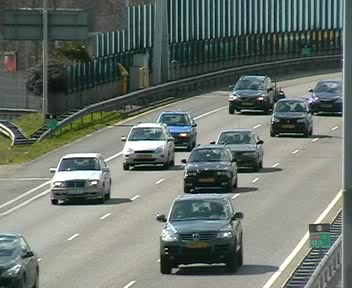
%> input picture Image1.bmp, 352 x 288 px
$ octave jpegdemo.m   (GNU Octave 9; MATLAB toolbox functions it lacks are replaced by stand-ins)
%> lines starting %> are read from the running program, lines starting %| are printed output that depends on the picture
### dpcm.m
function [r,xtilde]=dpcm(x,a)
% Usage: [r,xtilde]=dpcm(x,a)
% Differential Pulse Coded Modulation
% x: input source vector to be encoded
% a: prediction filter
% r: residue vector quantized to integer
%
%    r(t) = Q[x(t)-xhat(t)] = Q[x(t)- sum a(i)xtilde(t-i)]
%    xtilde(t) = xhat(t) + r(t)
%
% copyright (c) 1997 by Yu Hen Hu
% created: 11/24/97
%
[m,nx]=size(x);
if min(m,nx) > 1, error('x must be a vector');  end
if m==1 & nx > 1, x = x'; m=nx;  end  % ensure x is a column vector
[p,na]=size(a);
if p==1 & na > 1, a = a'; p=na;  end  % ensure a is a col. vector

% First p element of x must be sent unchanged as part of r after
% scaler quantization

r=round(x(1:p)); xtilde=r;
for t=p+1:m,
   xhat(t)=a'*xtilde(t-1:-1:t-p);
   r(t)=round(x(t)-xhat(t));
   xtilde(t)=xhat(t)+r(t);
end

### jdcenc.m
function b=jdcenc(x)
% Usage: b=jdcenc(x)
% Hoffman encoding of DC coefficients in JPEG
% copyright(c) 1997 by Yu Hen Hu
%
% category c = floor(log2(abs(x)))+1
% append code is the binary representation of abs(x) if x>0
% of the 1's complement of bianry rep of abs(x) if x < 0
% created: 11/25/97

% first figure out category number
if x ==0,
   %b=[0 1 0];
   b=[0 0];
   return % done
else
   c = floor(log2(abs(x)))+1;
end

% Hoffman table
tbl=[3 0 1 0 0 0 0 0 0 0
     3 0 1 1 0 0 0 0 0 0
     3 1 0 0 0 0 0 0 0 0
     2 0 0 0 0 0 0 0 0 0
     3 1 0 1 0 0 0 0 0 0
     5 1 1 0 0 0 0 0 0 0
     4 1 1 1 0 0 0 0 0 0
     5 1 1 1 1 0 0 0 0 0
     6 1 1 1 1 1 0 0 0 0
     7 1 1 1 1 1 1 0 0 0
     8 1 1 1 1 1 1 1 0 0
     9 1 1 1 1 1 1 1 1 0];

 % This table is in the pdf file, print out taken
 % Modified 27 sept 2003, 2325 Hrs

tab=[2 0 0 0 0 0 0 0 0 0
     3 0 1 0 0 0 0 0 0 0
     3 0 1 1 0 0 0 0 0 0
     3 1 0 0 0 0 0 0 0 0
     3 1 0 1 0 0 0 0 0 0
     3 1 1 0 0 0 0 0 0 0
     4 1 1 1 0 0 0 0 0 0
     5 1 1 1 1 0 0 0 0 0
     6 1 1 1 1 1 0 0 0 0
     7 1 1 1 1 1 1 0 0 0
     8 1 1 1 1 1 1 1 0 0
     9 1 1 1 1 1 1 1 1 0];

 tbl=tab;
 % This is changed by Ravi Lakkundi

b=tbl(c+1,2:tbl(c+1,1)+1);

tmp=int2bin(x,c);
% tmp is 1 by c+1 vector containing sign-mag
% representation of x, first bit is sign bit.

if tmp(1)==0, % if x > 0
   b=[b tmp(2:c+1)];
elseif tmp(1)==1, % if x < 0
   b=[b ones(1,c)-tmp(2:c+1)];
end

### int2bin.m
function b=int2bin(x,n)
% Usage: b=int2bin(x,n)
% integer to binary conversion, 0<=x <= 2^n,
% sign-magnitude representation with sign bit on the left
% b is a 1 by n vector of 0 and 1, with MSB at b(1)
% copyright 1996 by Yu Hen Hu
% Last modification: 2/23/96
%   Allow x to be a vector. Then b will be a dim(x) by n matrix
% modified 11/25/97
%   to allow n not specified!

x=diag(diag(x)); % convert x into a column vector
b=-(sign(x)-1)*0.5.*[x~=0];  % if x = 0, sign bit is 0 by default
x=abs(x); % work on magnitude only from now on.
if nargin==2,
  if max(x) >= 2^n,
     error(' x must be smaller than 2^n')
  end
elseif nargin==1,
  n=max(floor(log2(abs(x)))+1);
end
idx=diag(2^(diag([n-1:-1:0])));
for j=1:n
   tmp = x - sign(x)*idx(j).*[x~=0];
     % if x > 0, tmp = x - 2^(n-j), if x < 0, tmp=x+2^(n-j)
   b= [b [tmp >= 0].*[x~=0]];
   x=tmp;
end

### jacenc.m
function b=jacenc(x)
% Usage: b=jacenc(x)
% JPEG AC coefficient encoding routine
% x: AC coefficient sequence
% b: corresponding bit stream
% copyright (c) 1997 by Yu Hen Hu
%
% created: 11/25/97
%

b=[];
%    run - category - length - bsae code length -  base code
table=[...
 0  1   3  2 0 0 0 0 0 0 0 0 0 0 0 0 0 0 0 0
 0  2   4  2 0 1 0 0 0 0 0 0 0 0 0 0 0 0 0 0
 0  3   6  3 1 0 0 0 0 0 0 0 0 0 0 0 0 0 0 0
 0  4   8  4 1 0 1 1 0 0 0 0 0 0 0 0 0 0 0 0
 0  5  10  5 1 1 0 1 0 0 0 0 0 0 0 0 0 0 0 0
 0  6  12  6 1 1 1 0 0 0 0 0 0 0 0 0 0 0 0 0
 0  7  14  7 1 1 1 1 0 0 0 0 0 0 0 0 0 0 0 0
 0  8  18 10 1 1 1 1 1 1 0 1 1 0 0 0 0 0 0 0
 0  9  25 16 1 1 1 1 1 1 1 1 1 0 0 0 0 0 1 0
 0 10  26 16 1 1 1 1 1 1 1 1 1 0 0 0 0 0 1 1
 1  1   5  4 1 1 0 0 0 0 0 0 0 0 0 0 0 0 0 0
 1  2   8  6 1 1 1 0 0 1 0 0 0 0 0 0 0 0 0 0
 1  3  10  7 1 1 1 1 0 0 1 0 0 0 0 0 0 0 0 0
 1  4  13  9 1 1 1 1 1 0 1 1 0 0 0 0 0 0 0 0
 1  5  16 11 1 1 1 1 1 1 1 0 1 1 0 0 0 0 0 0
 1  6  22 16 1 1 1 1 1 1 1 1 1 0 0 0 0 1 0 0
 1  7  23 16 1 1 1 1 1 1 1 1 1 0 0 0 0 1 0 1
 1  8  24 16 1 1 1 1 1 1 1 1 1 0 0 0 0 1 1 0
 1  9  25 16 1 1 1 1 1 1 1 1 1 0 0 0 0 1 1 1
 1 10  26 16 1 1 1 1 1 1 1 1 1 0 0 0 1 0 0 0
 2  1   6  5 1 1 0 1 1 0 0 0 0 0 0 0 0 0 0 0
 2  2  10  8 1 1 1 1 1 0 0 0 0 0 0 0 0 0 0 0
 2  3  13 10 1 1 1 1 1 1 0 1 1 1 0 0 0 0 0 0
 2  4  20 16 1 1 1 1 1 1 1 1 1 0 0 0 1 0 0 1
 2  5  21 16 1 1 1 1 1 1 1 1 1 0 0 0 1 0 1 0
 2  6  22 16 1 1 1 1 1 1 1 1 1 0 0 0 1 0 1 1
 2  7  23 16 1 1 1 1 1 1 1 1 1 0 0 0 1 1 0 0
 2  8  24 16 1 1 1 1 1 1 1 1 1 0 0 0 1 1 0 1
 2  9  25 16 1 1 1 1 1 1 1 1 1 0 0 0 1 1 1 0
 2 10  26 16 1 1 1 1 1 1 1 1 1 0 0 0 1 1 1 1
 3  1   7  6 1 1 1 0 1 0 0 0 0 0 0 0 0 0 0 0
 3  2  11  9 1 1 1 1 1 0 1 1 1 0 0 0 0 0 0 0
 3  3  14 11 1 1 1 1 1 1 1 0 1 1 1 0 0 0 0 0
 3  4  20 16 1 1 1 1 1 1 1 1 1 0 0 1 0 0 0 0
 3  5  21 16 1 1 1 1 1 1 1 1 1 0 0 1 0 0 0 1
 3  6  22 16 1 1 1 1 1 1 1 1 1 0 0 1 0 0 1 0
 3  7  23 16 1 1 1 1 1 1 1 1 1 0 0 1 0 0 1 1
 3  8  24 16 1 1 1 1 1 1 1 1 1 0 0 1 0 1 0 0
 3  9  25 16 1 1 1 1 1 1 1 1 1 0 0 1 0 1 0 1
 3 10  26 16 1 1 1 1 1 1 1 1 1 0 0 1 0 1 1 0
 4  1   7  6 1 1 1 0 1 1 0 0 0 0 0 0 0 0 0 0
 4  2  12 10 1 1 1 1 1 1 1 0 0 0 0 0 0 0 0 0
 4  3  19 16 1 1 1 1 1 1 1 1 1 0 0 1 0 1 1 1
 4  4  20 16 1 1 1 1 1 1 1 1 1 0 0 1 1 0 0 0
 4  5  21 16 1 1 1 1 1 1 1 1 1 0 0 1 1 0 0 1
 4  6  22 16 1 1 1 1 1 1 1 1 1 0 0 1 1 0 1 0
 4  7  23 16 1 1 1 1 1 1 1 1 1 0 0 1 1 0 1 1
 4  8  24 16 1 1 1 1 1 1 1 1 1 0 0 1 1 1 0 0
 4  9  25 16 1 1 1 1 1 1 1 1 1 0 0 1 1 1 0 1
 4 10  26 16 1 1 1 1 1 1 1 1 1 0 0 1 1 1 1 0
 5  1   8  7 1 1 1 1 0 1 0 0 0 0 0 0 0 0 0 0
 5  2  12 10 1 1 1 1 1 1 1 0 0 1 0 0 0 0 0 0
 5  3  19 16 1 1 1 1 1 1 1 1 1 0 0 1 1 1 1 1
 5  4  20 16 1 1 1 1 1 1 1 1 1 0 1 0 0 0 0 0
 5  5  21 16 1 1 1 1 1 1 1 1 1 0 1 0 0 0 0 1
 5  6  22 16 1 1 1 1 1 1 1 1 1 0 1 0 0 0 1 0
 5  7  23 16 1 1 1 1 1 1 1 1 1 0 1 0 0 0 1 1
 5  8  24 16 1 1 1 1 1 1 1 1 1 0 1 0 0 1 0 0
 5  9  25 16 1 1 1 1 1 1 1 1 1 0 1 0 0 1 0 1
 5 10  26 16 1 1 1 1 1 1 1 1 1 0 1 0 0 1 1 0
 6  1   8  7 1 1 1 1 0 1 1 0 0 0 0 0 0 0 0 0
 6  2  13 11 1 1 1 1 1 1 1 1 0 0 0 0 0 0 0 0
 6  3  19 16 1 1 1 1 1 1 1 1 1 0 1 0 0 1 1 1
 6  4  20 16 1 1 1 1 1 1 1 1 1 0 1 0 1 0 0 0
 6  5  21 16 1 1 1 1 1 1 1 1 1 0 1 0 1 0 0 1
 6  6  22 16 1 1 1 1 1 1 1 1 1 0 1 0 1 0 1 0
 6  7  23 16 1 1 1 1 1 1 1 1 1 0 1 0 1 0 1 1
 6  8  24 16 1 1 1 1 1 1 1 1 1 0 1 0 1 1 0 0
 6  9  25 16 1 1 1 1 1 1 1 1 1 0 1 0 1 1 0 1
 6 10  26 16 1 1 1 1 1 1 1 1 1 0 1 0 1 1 1 0
 7  1   9  8 1 1 1 1 1 0 0 1 0 0 0 0 0 0 0 0
 7  2  13 11 1 1 1 1 1 1 1 1 0 0 1 0 0 0 0 0
 7  3  19 16 1 1 1 1 1 1 1 1 1 0 1 0 1 1 1 1
 7  4  20 16 1 1 1 1 1 1 1 1 1 0 1 1 0 0 0 0
 7  5  21 16 1 1 1 1 1 1 1 1 1 0 1 1 0 0 0 1
 7  6  22 16 1 1 1 1 1 1 1 1 1 0 1 1 0 0 1 0
 7  7  23 16 1 1 1 1 1 1 1 1 1 0 1 1 0 0 1 1
 7  8  24 16 1 1 1 1 1 1 1 1 1 0 1 1 0 1 0 0
 7  9  25 16 1 1 1 1 1 1 1 1 1 0 1 1 0 1 0 1
 7 10  26 16 1 1 1 1 1 1 1 1 1 0 1 1 0 1 1 0
 8  1   9  8 1 1 1 1 1 0 1 0 0 0 0 0 0 0 0 0
 8  2  17 15 1 1 1 1 1 1 1 1 1 0 0 0 0 0 0 0
 8  3  19 16 1 1 1 1 1 1 1 1 1 0 1 1 0 1 1 1
 8  4  20 16 1 1 1 1 1 1 1 1 1 0 1 1 1 0 0 0
 8  5  21 16 1 1 1 1 1 1 1 1 1 0 1 1 1 0 0 1
 8  6  22 16 1 1 1 1 1 1 1 1 1 0 1 1 1 0 1 0
 8  7  23 16 1 1 1 1 1 1 1 1 1 0 1 1 1 0 1 1
 8  8  24 16 1 1 1 1 1 1 1 1 1 0 1 1 1 1 0 0
 8  9  25 16 1 1 1 1 1 1 1 1 1 0 1 1 1 1 0 1
 8 10  26 16 1 1 1 1 1 1 1 1 1 0 1 1 1 1 1 0
 9  1  10  9 1 1 1 1 1 1 0 0 0 0 0 0 0 0 0 0
 9  2  18 16 1 1 1 1 1 1 1 1 1 0 1 1 1 1 1 1
 9  3  19 16 1 1 1 1 1 1 1 1 1 1 0 0 0 0 0 0
 9  4  20 16 1 1 1 1 1 1 1 1 1 1 0 0 0 0 0 1
 9  5  21 16 1 1 1 1 1 1 1 1 1 1 0 0 0 0 1 0
 9  6  22 16 1 1 1 1 1 1 1 1 1 1 0 0 0 0 1 1
 9  7  23 16 1 1 1 1 1 1 1 1 1 1 0 0 0 1 0 0
 9  8  24 16 1 1 1 1 1 1 1 1 1 1 0 0 0 1 0 1
 9  9  25 16 1 1 1 1 1 1 1 1 1 1 0 0 0 1 1 0
 9 10  26 16 1 1 1 1 1 1 1 1 1 1 0 0 0 1 1 1
10  1  10  9 1 1 1 1 1 1 0 0 1 0 0 0 0 0 0 0
10  2  18 16 1 1 1 1 1 1 1 1 1 1 0 0 1 0 0 0
10  3  19 16 1 1 1 1 1 1 1 1 1 1 0 0 1 0 0 1
10  4  20 16 1 1 1 1 1 1 1 1 1 1 0 0 1 0 1 0
10  5  21 16 1 1 1 1 1 1 1 1 1 1 0 0 1 0 1 1
10  6  22 16 1 1 1 1 1 1 1 1 1 1 0 0 1 1 0 0
10  7  23 16 1 1 1 1 1 1 1 1 1 1 0 0 1 1 0 1
10  8  24 16 1 1 1 1 1 1 1 1 1 1 0 0 1 1 1 0
10  9  25 16 1 1 1 1 1 1 1 1 1 1 0 0 1 1 1 1
10 10  26 16 1 1 1 1 1 1 1 1 1 1 0 1 0 0 0 0
11  1  10  9 1 1 1 1 1 1 0 1 0 0 0 0 0 0 0 0
11  2  18 16 1 1 1 1 1 1 1 1 1 1 0 1 0 0 0 1
11  3  19 16 1 1 1 1 1 1 1 1 1 1 0 1 0 0 1 0
11  4  20 16 1 1 1 1 1 1 1 1 1 1 0 1 0 0 1 1
11  5  21 16 1 1 1 1 1 1 1 1 1 1 0 1 0 1 0 0
11  6  22 16 1 1 1 1 1 1 1 1 1 1 0 1 0 1 0 1
11  7  23 16 1 1 1 1 1 1 1 1 1 1 0 1 0 1 1 0
11  8  24 16 1 1 1 1 1 1 1 1 1 1 0 1 0 1 1 1
11  9  25 16 1 1 1 1 1 1 1 1 1 1 0 1 1 0 0 0
11 10  26 16 1 1 1 1 1 1 1 1 1 1 0 1 1 0 0 1
12  1  11 10 1 1 1 1 1 1 1 0 1 0 0 0 0 0 0 0
12  2  18 16 1 1 1 1 1 1 1 1 1 1 0 1 1 0 1 0
12  3  19 16 1 1 1 1 1 1 1 1 1 1 0 1 1 0 1 1
12  4  20 16 1 1 1 1 1 1 1 1 1 1 0 1 1 1 0 0
12  5  21 16 1 1 1 1 1 1 1 1 1 1 0 1 1 1 0 1
12  6  22 16 1 1 1 1 1 1 1 1 1 1 0 1 1 1 1 0
12  7  23 16 1 1 1 1 1 1 1 1 1 1 0 1 1 1 1 1
12  8  24 16 1 1 1 1 1 1 1 1 1 1 1 0 0 0 0 0
12  9  25 16 1 1 1 1 1 1 1 1 1 1 1 0 0 0 0 1
12 10  26 16 1 1 1 1 1 1 1 1 1 1 1 0 0 0 1 0
13  1  12 11 1 1 1 1 1 1 1 1 0 1 0 0 0 0 0 0
13  2  18 16 1 1 1 1 1 1 1 1 1 1 1 0 0 0 1 1
13  3  19 16 1 1 1 1 1 1 1 1 1 1 1 0 0 1 0 0
13  4  20 16 1 1 1 1 1 1 1 1 1 1 1 0 0 1 0 1
13  5  21 16 1 1 1 1 1 1 1 1 1 1 1 0 0 1 1 0
13  6  22 16 1 1 1 1 1 1 1 1 1 1 1 0 0 1 1 1
13  7  23 16 1 1 1 1 1 1 1 1 1 1 1 0 1 0 0 0
13  8  24 16 1 1 1 1 1 1 1 1 1 1 1 0 1 0 0 1
13  9  25 16 1 1 1 1 1 1 1 1 1 1 1 0 1 0 1 0
13 10  26 16 1 1 1 1 1 1 1 1 1 1 1 0 1 0 1 1
14  1  13 12 1 1 1 1 1 1 1 1 0 1 1 0 0 0 0 0
14  2  18 16 1 1 1 1 1 1 1 1 1 1 1 0 1 1 0 0
14  3  19 16 1 1 1 1 1 1 1 1 1 1 1 0 1 1 0 1
14  4  20 16 1 1 1 1 1 1 1 1 1 1 1 0 1 1 1 0
14  5  21 16 1 1 1 1 1 1 1 1 1 1 1 0 1 1 1 1
14  6  22 16 1 1 1 1 1 1 1 1 1 1 1 1 0 0 0 0
14  7  23 16 1 1 1 1 1 1 1 1 1 1 1 1 0 0 0 1
14  8  24 16 1 1 1 1 1 1 1 1 1 1 1 1 0 0 1 0
14  9  25 16 1 1 1 1 1 1 1 1 1 1 1 1 0 0 1 1
14 10  26 16 1 1 1 1 1 1 1 1 1 1 1 1 0 1 0 0
15  1  17 16 1 1 1 1 1 1 1 1 1 1 1 1 0 1 0 1
15  2  18 16 1 1 1 1 1 1 1 1 1 1 1 1 0 1 1 0
15  3  19 16 1 1 1 1 1 1 1 1 1 1 1 1 0 1 1 1
15  4  20 16 1 1 1 1 1 1 1 1 1 1 1 1 1 0 0 0
15  5  21 16 1 1 1 1 1 1 1 1 1 1 1 1 1 0 0 1
15  6  22 16 1 1 1 1 1 1 1 1 1 1 1 1 1 0 1 0
15  7  23 16 1 1 1 1 1 1 1 1 1 1 1 1 1 0 1 1
15  8  24 16 1 1 1 1 1 1 1 1 1 1 1 1 1 1 0 0
15  9  25 16 1 1 1 1 1 1 1 1 1 1 1 1 1 1 0 1
15 10  26 16 1 1 1 1 1 1 1 1 1 1 1 1 1 1 1 0
 0  0   4  4 1 0 1 0 0 0 0 0 0 0 0 0 0 0 0 0
15  0  12 12 1 1 1 1 1 1 1 1 0 1 1 1 0 0 0 0];

ix = find(x~=0); % index of next non-zero entry
Nx = length(ix);  % # of non-zero entries

% if first ac coefficient has no leading zeros
% then encode x(1)!
% note much details have been left out here
% we did not concern what if Nx=1 and x(1)=EoB

if ix(1)==1,
   run=0;   % no leading zero
   tmp=int2bin(x(1));  % tmp is 1 by (c+1)
   cat=length(tmp)-1;  % first bit is sign bit
   row=run*10+cat;
   prefix=table(row,5:table(row,4)+4);
   if tmp(1)==1,  %if current x is negative
      tmp=ones(1,cat+1)-tmp; % 1's complement
   end
   b=[prefix tmp(2:cat+1)];
end

for n=2:Nx, % loop through each non-zero entry
   prefix=[];
   % 1. ck # of leading zeros
   run=ix(n)-ix(n-1)-1;
   % 2. ck if run > 16;
   %  run of 0s longer than 15, will be broken down into repeated
   %  run-of-15-0 symbol
   while run > 15,
      b=[b 1 1 1 1 1 1 1 1 0 1 1 1];
      run=run-15;
   end
   % check if end of block
   if x(ix(n))==999,
       b = [b 1 0 1 0];  % append EoB symbol
   else
      tmp=int2bin(x(ix(n)));  % tmp is 1 by (c+1)
      cat=length(tmp)-1;  % first bit is sign bit
      row=run*10+cat;     % row number of the prefix Hoffman code
      prefix=table(row,5:table(row,4)+4);
      if tmp(1)==1,       % if current x is negative
         tmp=ones(1,cat+1)-tmp; % 1's complement
      end
      b=[b prefix tmp(2:cat+1)];
   end
end

### divq.m
function y=divq(x,q)
% Usage: y=divq(x,q)
% element by element matrix division with known quotient matrix
% x and q must have the same size
% called by jpegdemo.m
%
% copyright (c) 1997 by Yu Hen Hu
%
y =x./q;

### jpegdemo.m
clear all
clc

img_orig = double(imread('image1.bmp'));
f=img_orig(:,:,1);%(1+128:128+128,1+128:128+128);
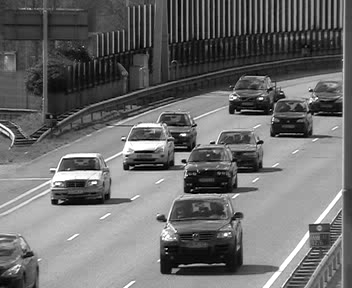
%> f: size 288x352 double; min 0, max 255, mean 106.5
imshow(mat2gray(f))
clear img_orig
% level shift by 128
f=f-128;
%pause
drawnow
[mf,nf]=size(f); mb=mf/8; nb=nf/8;
%> after `[mf,nf]=size(f)`: mf = 288; nf = 352
%> after `mb=mf/8`: mb = 36
%> after `nb=nf/8`: nb = 44
% size of f, # of blocks of f

% Step 1. 2D separable DCT on each 8x8
% blocks

Ff=blkproc(f,[8 8],'dct');
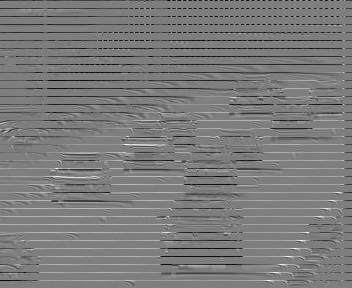
%> Ff: size 288x352 double; min -351.4, max 355.7, mean -8.1; drawn with min black and max white
% apply DCT to each column of each block of f
Ff=blkproc(Ff',[8 8],'dct');
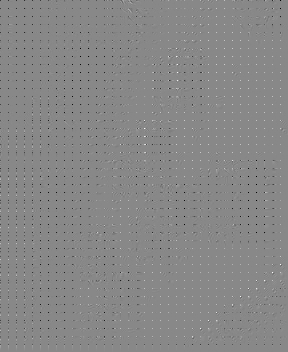
%> Ff: size 352x288 double; min -908, max 793.6, mean -2.8; drawn with min black and max white
% apply DCT to each row of each block of Ff
Ff=round(Ff');
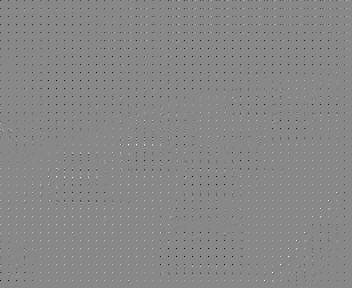
%> Ff: size 288x352 double; min -908, max 794, mean -2.8; drawn with min black and max white
% transpose back to proper orientation

%pause

% Perceptual scaler quantization
%
Q =[16 11 10 16  24  40  51  61
    12 12 14 19  26  58  60  55
    14 13 16 24  40  57  69  56
    14 17 22 29  51  87  80  62
    18 22 37 56  68 109 103  77
    24 35 55 64  81 104 113  92
    49 64 78 87 103 121 120 101
    72 92 95 98 112 100 103 99];
% this is the quantization matrix shown in figure 8.37 in the textbook
%pause
% Now perform rounding
Fq=round(blkproc(Ff,[8 8],'divq',Q));

%pause
%echo off
% DPCM of DC component, scaned row-wise
if mb*nb > 1,
    fdc=reshape(Fq(1:8:mf,1:8:nf)',mb*nb,1);
%> fdc = 1584 values, max 50 at index 1574, min -57 at index 1431, mean -10.77
    fdpcm=dpcm(fdc,1);
%> in dpcm, `r=round(x(1:p))`: r = -35
%> after the loop in dpcm, `for t=p+1:m,`: r = 1584 values, max 57 at index 744, min -68 at index 1036, mean -0.0158; xhat = 1584 values, max 50 at index 1575, min -57 at index 1432, mean -10.75; xtilde has the same summary as fdc outside dpcm
%> fdpcm has the same summary as r in dpcm
else
    fdpcm=Fq(1,1);
end
dccof=[];
for i=1:mb*nb,
    dccof=[dccof jdcenc(fdpcm(i))];
end
%> this loop made 1584 passes
%> c in jdcenc on passes 8, 9, 11: 3, 2, 1
%pause
%echo on

% Zig-Zag scanning of AC coefficients
z=[1   2   6   7  15  16  28  29
    3   5   8  14  17  27  30  43
    4   9  13  18  26  31  42  44
    10  12  19  25  32  41  45  54
    11  20  24  33  40  46  53  55
    21  23  34  39  47  52  56  61
    22  35  38  48  51  57  60  62
    36  37  49  50  58  59  63  64];
%pause
%echo off
acseq=[];
for i=1:mb
    for j=1:nb
        tmp(z)=Fq(8*(i-1)+1:8*i,8*(j-1)+1:8*j);
        % tmp is 1 by 64
        eobi=max(find(tmp~=0)); %end of block index
        % eob is labelled with 999
        acseq=[acseq tmp(2:eobi) 999];
    end
end
%> after the loop, tmp = 64 values, max 6 at index 2, min -25 at index 1, mean -0.25
accof=jacenc(acseq);
%> in jacenc, `ix = find(x~=0);`: ix = 18286 values from 1 to 34513
%> in jacenc, `Nx = length(ix);`: Nx = 18286
%> in jacenc, `tmp=int2bin(x(1));`: tmp = [1 1 1]
%> in jacenc, `b=[prefix tmp(2:cat+1)];`: b = [0 1 0 0]
%> the loop in jacenc, `for n=2:Nx,` made 18285 passes
%> (b, idx in int2bin, tmp, cat, row) on pass 25: (0, [2; 1], [0 1 0], 2, 22)
%> (b, idx in int2bin, cat, row, prefix) on passes 4, 5, 6, 7, 10, 11: (1, 1, 1, 41, [1 1 1 0 1 1]), (0, 1, 1, 1, [0 0]), (1, 1, 1, 61, [1 1 1 1 0 1 1]), (1, 1, 1, 1, [0 0]), (0, 1, 1, 1, [0 0]), (0, 1, 1, 1, [0 0])

disp(['DC coefficient after Huffman coding has ' int2str(length(dccof)) ...
    ' bits']);
%| DC coefficient after Huffman coding has 9047 bits
disp(['AC coefficient after Huffman coding has ' int2str(length(accof)) ...
    ' bits']);
%| AC coefficient after Huffman coding has 100207 bits

disp(['Compression Rate   ' num2str((length(dccof)+length(accof))/(mb*nb*64)) '   Bits / pixel '])
%| Compression Rate   1.0777   Bits / pixel
disp(['Compression Ratio   ' num2str(8/((length(dccof)+length(accof))/(mb*nb*64))) ' : 1'])
%| Compression Ratio   7.4231 : 1

$ run again, with Image3.bmp copied over Image1.bmp
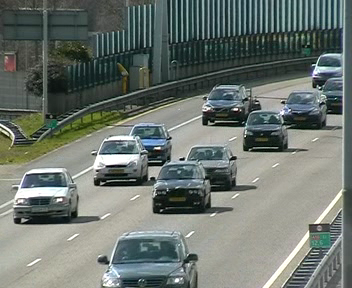
%> input picture Image3.bmp, 352 x 288 px
%> `Ff=blkproc(Ff',[8 8],'dct');`:
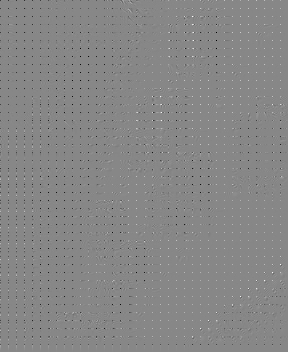
%> Ff: size 352x288 double; min -918.4, max 812.4, mean -2.4; drawn with min black and max white
%> `Ff=round(Ff');`:
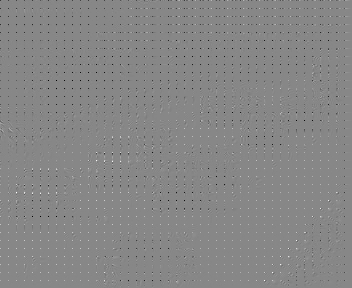
%> Ff: size 288x352 double; min -918, max 812, mean -2.4; drawn with min black and max white
%> fdc = 1584 values, max 51 at index 1059, min -57 at index 1193, mean -9.93
%> in dpcm, `r=round(x(1:p))`: r = -34
%> after the loop in dpcm, `for t=p+1:m,`: r = 1584 values, max 56 at index 1101, min -67 at index 1100, mean -0.0158; xhat = 1584 values, max 51 at index 1060, min -57 at index 1194, mean -9.92; xtilde has the same summary as fdc outside dpcm
%> fdpcm has the same summary as r in dpcm
%> the loop `for i=1:mb*nb,` made 1584 passes
%> c in jdcenc on passes 3, 8, 9: 1, 3, 1
%> after the loop `for i=1:mb`: tmp = 64 values, max 6 at index 2, min -25 at index 1, mean -0.25
%> ix = 19749 values from 1 to 35498
%> Nx = 19749
%> in jacenc, `tmp=int2bin(x(1));`: tmp = [1 1 0]
%> in jacenc, `b=[prefix tmp(2:cat+1)];`: b = [0 1 0 1]
%> the loop in jacenc, `for n=2:Nx,` made 19748 passes
%> (b, idx in int2bin, cat, row, prefix) on passes 4, 5, 6, 7, 8, 9, 12, 13: (0, 1, 1, 11, [1 1 0 0]), (1, 1, 1, 1, [0 0]), (0, 1, 1, 1, [0 0]), (1, 1, 1, 1, [0 0]), (0, 1, 1, 1, [0 0]), (1, 1, 1, 61, [1 1 1 1 0 1 1]), (0, 1, 1, 1, [0 0]), (0, 1, 1, 1, [0 0])
%| DC coefficient after Huffman coding has 9019 bits
%| AC coefficient after Huffman coding has 103791 bits
%| Compression Rate   1.1128   Bits / pixel
%| Compression Ratio   7.1891 : 1

$ run again, with Image4.bmp copied over Image1.bmp
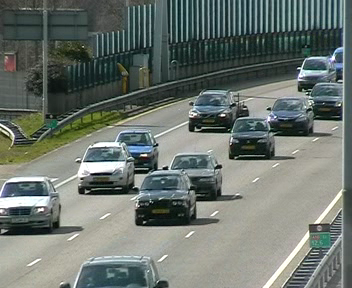
%> input picture Image4.bmp, 352 x 288 px
%> `Ff=blkproc(Ff',[8 8],'dct');`:
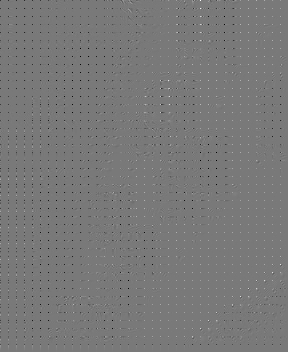
%> Ff: size 352x288 double; min -900.9, max 990.8, mean -2.6; drawn with min black and max white
%> `Ff=round(Ff');`:
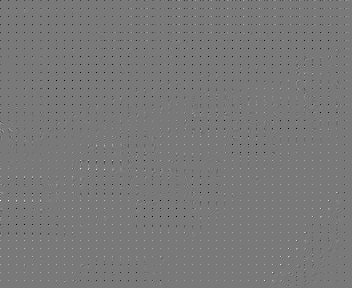
%> Ff: size 288x352 double; min -901, max 991, mean -2.6; drawn with min black and max white
%> fdc = 1584 values, max 62 at index 1101, min -56 at index 448, mean -10.24
%> in dpcm, `r=round(x(1:p))`: r = -34
%> after the loop in dpcm, `for t=p+1:m,`: r = 1584 values, max 96 at index 1101, min -67 at index 1100, mean -0.0158; xhat = 1584 values, max 62 at index 1102, min -56 at index 449, mean -10.23; xtilde has the same summary as fdc outside dpcm
%> fdpcm has the same summary as r in dpcm
%> the loop `for i=1:mb*nb,` made 1584 passes
%> (c in jdcenc, tmp in jdcenc) on passes 4 to 6: (2, [0 1 0]), (3, [1 1 0 1]), (4, [0 1 0 1 0])
%> after the loop `for i=1:mb`: tmp = 64 values, max 6 at index 2, min -25 at index 1, mean -0.25
%> ix = 19574 values from 1 to 35185
%> Nx = 19574
%> in jacenc, `tmp=int2bin(x(1));`: tmp = [1 1 0]
%> in jacenc, `b=[prefix tmp(2:cat+1)];`: b = [0 1 0 1]
%> the loop in jacenc, `for n=2:Nx,` made 19573 passes
%> (b, idx in int2bin, cat, row, prefix) on passes 4, 5, 6, 7, 8, 12, 14, 15: (1, 1, 1, 21, [1 1 0 1 1]), (0, 1, 1, 1, [0 0]), (1, 1, 1, 1, [0 0]), (0, 1, 1, 1, [0 0]), (1, 1, 1, 61, [1 1 1 1 0 1 1]), (0, 1, 1, 1, [0 0]), (0, 1, 1, 1, [0 0]), (0, 1, 1, 1, [0 0])
%| DC coefficient after Huffman coding has 8964 bits
%| AC coefficient after Huffman coding has 102962 bits
%| Compression Rate   1.1041   Bits / pixel
%| Compression Ratio   7.2459 : 1
